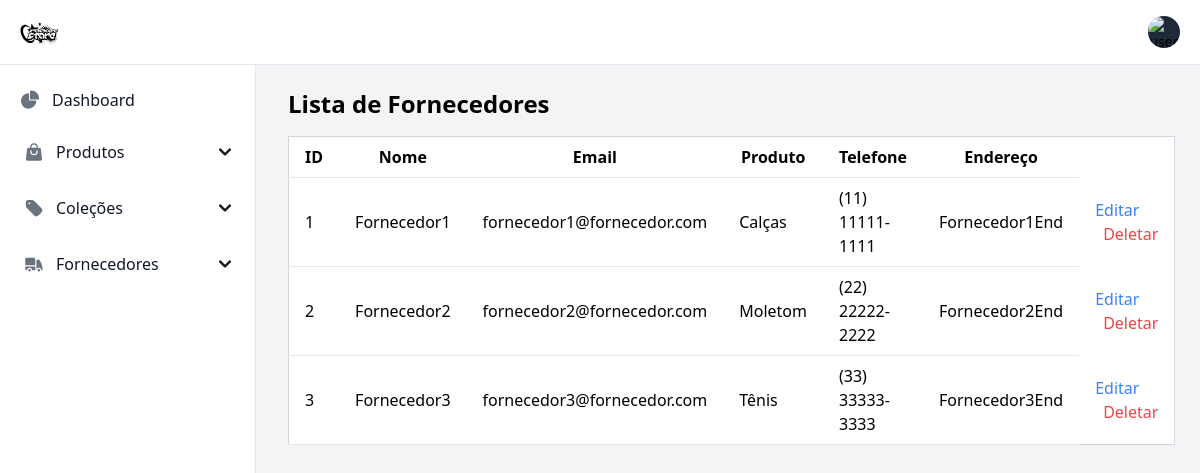
Page /app/admin/pages/CRUD/listar_fornecedores.php (signed in) on the committed database.
### tables this page shows
CREATE TABLE IF NOT EXISTS `fornecedor` (
  `idFornecedor` int(11) NOT NULL AUTO_INCREMENT,
  `nomeFornecedor` varchar(200) NOT NULL,
  `emailFornecedor` varchar(200) NOT NULL,
  `produtoFornecedor` varchar(200) NOT NULL,
  `telefoneFornecedor` varchar(200) NOT NULL,
  `fkIdEndereco` int(11) NOT NULL,
  PRIMARY KEY (`idFornecedor`),
  KEY `fkIdEndereco` (`fkIdEndereco`)
);

CREATE TABLE IF NOT EXISTS `endereco` (
  `idEndereco` int(11) NOT NULL AUTO_INCREMENT,
  `rua` varchar(150) NOT NULL,
  `cidade` varchar(100) NOT NULL,
  `estado` varchar(10) NOT NULL,
  `cep` char(10) NOT NULL,
  `bairro` varchar(100) NOT NULL,
  `numeroCasa` varchar(10) NOT NULL,
  PRIMARY KEY (`idEndereco`)
);

### app/admin/pages/CRUD/listar_fornecedores.php (the view, shortened to what this page needs)
<?php
include("../../../../backend/conexao.php");
$query = "SELECT f.idFornecedor, f.nomeFornecedor, f.emailFornecedor, f.produtoFornecedor, f.telefoneFornecedor, e.rua
          FROM fornecedor f
          JOIN endereco e ON f.fkIdEndereco = e.idEndereco";
$result = $conexao->query($query);
?>
<!DOCTYPE html>
<html lang="pt-br">
<head>
    <link href="https://cdn.jsdelivr.net/npm/flowbite@2.5.2/dist/flowbite.min.css" rel="stylesheet" />
</head>
<body class="bg-gray-100">
    <nav class="fixed top-0 z-50 w-full bg-white border-b border-gray-200 ">
        <div class="px-3 py-3 lg:px-5 lg:pl-3">
            <div class="flex items-center justify-between">
                <div class="flex items-center justify-start rtl:justify-end">
                    <a href="#" class="flex ms-2 md:me-24">
                        <img src="../../../public/assets/Logo.svg" class="h-10 me-3" alt="" />
                    </a>
                </div>
                <div class="flex items-center">
                    <div class="flex items-center ms-3">
                        <div>
                            <button type="button"
                                class="flex text-sm bg-gray-800 rounded-full focus:ring-4 focus:ring-gray-300 "
                                aria-expanded="false" data-dropdown-toggle="dropdown-user">
                                <img class="w-8 h-8 rounded-full"
                                    src="https://flowbite.com/docs/images/people/profile-picture-5.jpg"
                                    alt="user photo">
                            </button>
                        </div>
                    </div>
                </div>
            </div>
        </div>
    </nav>
    <aside id="logo-sidebar"
        class="fixed top-0 left-0 z-40 w-64 h-screen pt-20 transition-transform -translate-x-full bg-white border-r border-gray-200 sm:translate-x-0 "
        aria-label="Sidebar">
        <div class="h-full px-3 pb-4 overflow-y-auto bg-white">
            <ul class="space-y-2 font-medium">
                <li>
                    <a href="#" class="flex items-center p-2 text-gray-900 rounded-lg hover:bg-gray-100 group">
                        <span class="ms-3">Dashboard</span>
                    </a>
                </li>
                <li>
                    <button type="button"
                        class="flex items-center w-full p-3 text-base text-gray-900 transition duration-75 rounded-lg group hover:bg-gray-100 "
                        aria-controls="dropdown-produtos" data-collapse-toggle="dropdown-produtos" aria-expanded="false"
                        onclick="toggleDropdown('dropdown-produtos', 'arrow-produtos')">
                        <span class="flex-1 text-left ms-3 whitespace-nowrap">Produtos</span>
                        <svg id="arrow-produtos" class="w-3 h-3 transition-transform duration-300 transform"
                            aria-hidden="true" xmlns="http://www.w3.org/2000/svg" fill="none" viewBox="0 0 10 6">
                            <path stroke="currentColor" stroke-linecap="round" stroke-linejoin="round" stroke-width="2"
                                d="m1 1 4 4 4-4"></path>
                        </svg>
                    </button>
                </li>
                <li>
                    <button type="button"
                        class="flex items-center w-full p-3 text-base text-gray-900 transition duration-75 rounded-lg group hover:bg-gray-100 "
                        aria-controls="dropdown-colecoes" data-collapse-toggle="dropdown-colecoes" aria-expanded="false"
                        onclick="toggleDropdownIcon('dropdown-colecoes-icon')">
                        <span class="flex-1 text-left ms-3 whitespace-nowrap">Coleções</span>
                        <svg id="dropdown-colecoes-icon" class="w-3 h-3 transition-transform duration-300 transform"
                            aria-hidden="true" xmlns="http://www.w3.org/2000/svg" fill="none" viewBox="0 0 10 6">
                            <path stroke="currentColor" stroke-linecap="round" stroke-linejoin="round" stroke-width="2"
                                d="m1 1 4 4 4-4"></path>
                        </svg>
                    </button>
                </li>
                <li>
                    <button type="button"
                        class="flex items-center w-full p-3 text-base text-gray-900 transition duration-75 rounded-lg group hover:bg-gray-100 "
                        aria-controls="dropdown-fornecedores" data-collapse-toggle="dropdown-fornecedores"
                        aria-expanded="false" onclick="toggleDropdownIcon('dropdown-fornecedores-icon')">
                        <span class="flex-1 text-left ms-3 whitespace-nowrap">Fornecedores</span>
                        <svg id="dropdown-fornecedores-icon" class="w-3 h-3 transition-transform duration-300 transform"
                            aria-hidden="true" xmlns="http://www.w3.org/2000/svg" fill="none" viewBox="0 0 10 6">
                            <path stroke="currentColor" stroke-linecap="round" stroke-linejoin="round" stroke-width="2"
                                d="m1 1 4 4 4-4"></path>
                        </svg>
                    </button>
                </li>
            </ul>
        </div>
    </aside>
    <div class="p-4 sm:ml-64">
        <div class="p-4 mt-14">
            <h1 class="mb-4 text-2xl font-bold">Lista de Fornecedores</h1>
            <table class="min-w-full bg-white border border-gray-300">
                <thead>
                    <tr>
                        <th class="px-4 py-2 border-b">ID</th>
                        <th class="px-4 py-2 border-b">Nome</th>
                        <th class="px-4 py-2 border-b">Email</th>
                        <th class="px-4 py-2 border-b">Produto</th>
                        <th class="px-4 py-2 border-b">Telefone</th>
                        <th class="px-4 py-2 border-b">Endereço</th>
                    </tr>
                </thead>
                <tbody>
                    <?php while ($fornecedor = $result->fetch_assoc()): ?>
                        <tr>
                            <td class="px-4 py-2 border-b"><?= $fornecedor['idFornecedor'] ?></td>
                            <td class="px-4 py-2 border-b"><?= htmlspecialchars($fornecedor['nomeFornecedor']) ?></td>
                            <td class="px-4 py-2 border-b"><?= htmlspecialchars($fornecedor['emailFornecedor']) ?></td>
                            <td class="px-4 py-2 border-b"><?= htmlspecialchars($fornecedor['produtoFornecedor']) ?></td>
                            <td class="px-4 py-2 border-b"><?= htmlspecialchars($fornecedor['telefoneFornecedor']) ?></td>
                            <td class="px-4 py-2 border-b"><?= htmlspecialchars($fornecedor['rua']) ?></td>
                            <td class="px-4 py-2">
                                <a href="editar_forn.php?id=<?php echo $row['idFornecedor']; ?>"
                                    class="text-blue-500 hover:underline">Editar</a>
                                <a href="deletar_forn.php?id=<?php echo $row['idFornecedor']; ?>"
                                    class="ml-2 text-red-500 hover:underline"
                                    onclick="return confirm('Tem certeza que deseja deletar este fornecedor?');">Deletar</a>
                            </td>
                        </tr>
                    <?php endwhile; ?>
                </tbody>
            </table>
        </div>
    </div>
    <script src="https://cdn.tailwindcss.com"></script>
</body>
</html>

### rows in the picture
fornecedor: idFornecedor "1", nomeFornecedor "Fornecedor1", emailFornecedor "fornecedor1@fornecedor.com", produtoFornecedor "Calças", telefoneFornecedor "(11) 11111-1111", fkIdEndereco.rua "Fornecedor1End"
fornecedor: idFornecedor "2", nomeFornecedor "Fornecedor2", emailFornecedor "fornecedor2@fornecedor.com", produtoFornecedor "Moletom", telefoneFornecedor "(22) 22222-2222", fkIdEndereco.rua "Fornecedor2End"
fornecedor: idFornecedor "3", nomeFornecedor "Fornecedor3", emailFornecedor "fornecedor3@fornecedor.com", produtoFornecedor "Tênis", telefoneFornecedor "(33) 33333-3333", fkIdEndereco.rua "Fornecedor3End"
